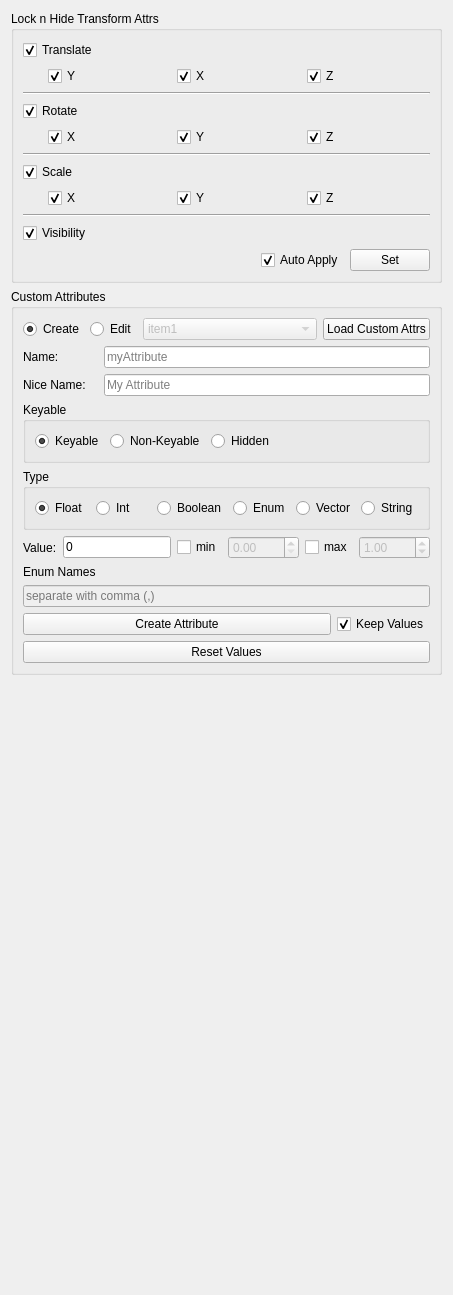
       <widget class="QWidget" name="tab_attr">
        <attribute name="title">
         <string>Attributes</string>
        </attribute>
        <layout class="QVBoxLayout" name="verticalLayout_27">
         <item>
          <widget class="QGroupBox" name="groupBox_11">
           <property name="minimumSize">
            <size>
             <width>0</width>
             <height>230</height>
            </size>
           </property>
           <property name="title">
            <string>Lock n Hide Transform Attrs</string>
           </property>
           <layout class="QVBoxLayout" name="verticalLayout_31">
            <item>
             <layout class="QVBoxLayout" name="verticalLayout_2">
              <item>
               <layout class="QHBoxLayout" name="horizontalLayout_28">
                <item>
                 <widget class="QCheckBox" name="attrTranslate_chkBox">
                  <property name="text">
                   <string>Translate</string>
                  </property>
                  <property name="checked">
                   <bool>true</bool>
                  </property>
                 </widget>
                </item>
                <item>
                 <spacer name="horizontalSpacer_2">
                  <property name="orientation">
                   <enum>Qt::Horizontal</enum>
                  </property>
                  <property name="sizeHint" stdset="0">
                   <size>
                    <width>40</width>
                    <height>20</height>
                   </size>
                  </property>
                 </spacer>
                </item>
               </layout>
              </item>
              <item>
               <layout class="QHBoxLayout" name="horizontalLayout_44">
                <property name="leftMargin">
                 <number>25</number>
                </property>
                <item>
                 <widget class="QCheckBox" name="attrTransY_chkBox">
                  <property name="text">
                   <string>Y</string>
                  </property>
                  <property name="checked">
                   <bool>true</bool>
                  </property>
                 </widget>
                </item>
                <item>
                 <widget class="QCheckBox" name="attrTransX_chkBox">
                  <property name="text">
                   <string>X</string>
                  </property>
                  <property name="checked">
                   <bool>true</bool>
                  </property>
                 </widget>
                </item>
                <item>
                 <widget class="QCheckBox" name="attrTransZ_chkBox">
                  <property name="text">
                   <string>Z</string>
                  </property>
                  <property name="checked">
                   <bool>true</bool>
                  </property>
                 </widget>
                </item>
               </layout>
              </item>
             </layout>
            </item>
            <item>
             <widget class="Line" name="line_2">
              <property name="orientation">
               <enum>Qt::Horizontal</enum>
              </property>
             </widget>
            </item>
            <item>
             <layout class="QVBoxLayout" name="verticalLayout_23">
              <item>
               <layout class="QHBoxLayout" name="horizontalLayout_29">
                <item>
                 <widget class="QCheckBox" name="attrRotate_chkBox">
                  <property name="text">
                   <string>Rotate</string>
                  </property>
                  <property name="checked">
                   <bool>true</bool>
                  </property>
                 </widget>
                </item>
                <item>
                 <spacer name="horizontalSpacer_5">
                  <property name="orientation">
                   <enum>Qt::Horizontal</enum>
                  </property>
                  <property name="sizeHint" stdset="0">
                   <size>
                    <width>40</width>
                    <height>20</height>
                   </size>
                  </property>
                 </spacer>
                </item>
               </layout>
              </item>
              <item>
               <layout class="QHBoxLayout" name="horizontalLayout_45">
                <property name="leftMargin">
                 <number>25</number>
                </property>
                <item>
                 <widget class="QCheckBox" name="attrRotateX_chkBox">
                  <property name="text">
                   <string>X</string>
                  </property>
                  <property name="checked">
                   <bool>true</bool>
                  </property>
                 </widget>
                </item>
                <item>
                 <widget class="QCheckBox" name="attrRotateY_chkBox">
                  <property name="text">
                   <string>Y</string>
                  </property>
                  <property name="checked">
                   <bool>true</bool>
                  </property>
                 </widget>
                </item>
                <item>
                 <widget class="QCheckBox" name="attrRotateZ_chkBox">
                  <property name="text">
                   <string>Z</string>
                  </property>
                  <property name="checked">
                   <bool>true</bool>
                  </property>
                 </widget>
                </item>
               </layout>
              </item>
             </layout>
            </item>
            <item>
             <widget class="Line" name="line_3">
              <property name="orientation">
               <enum>Qt::Horizontal</enum>
              </property>
             </widget>
            </item>
            <item>
             <layout class="QVBoxLayout" name="verticalLayout_30">
              <item>
               <layout class="QHBoxLayout" name="horizontalLayout_46">
                <item>
                 <widget class="QCheckBox" name="attrScale_chkBox">
                  <property name="text">
                   <string>Scale</string>
                  </property>
                  <property name="checked">
                   <bool>true</bool>
                  </property>
                 </widget>
                </item>
                <item>
                 <spacer name="horizontalSpacer_6">
                  <property name="orientation">
                   <enum>Qt::Horizontal</enum>
                  </property>
                  <property name="sizeHint" stdset="0">
                   <size>
                    <width>40</width>
                    <height>20</height>
                   </size>
                  </property>
                 </spacer>
                </item>
               </layout>
              </item>
              <item>
               <layout class="QHBoxLayout" name="horizontalLayout_47">
                <property name="leftMargin">
                 <number>25</number>
                </property>
                <item>
                 <widget class="QCheckBox" name="attrScaleX_chkBox">
                  <property name="text">
                   <string>X</string>
                  </property>
                  <property name="checked">
                   <bool>true</bool>
                  </property>
                 </widget>
                </item>
                <item>
                 <widget class="QCheckBox" name="attrScaleY_chkBox">
                  <property name="text">
                   <string>Y</string>
                  </property>
                  <property name="checked">
                   <bool>true</bool>
                  </property>
                 </widget>
                </item>
                <item>
                 <widget class="QCheckBox" name="attrScaleZ_chkBox">
                  <property name="text">
                   <string>Z</string>
                  </property>
                  <property name="checked">
                   <bool>true</bool>
                  </property>
                 </widget>
                </item>
               </layout>
              </item>
             </layout>
            </item>
            <item>
             <widget class="Line" name="line_4">
              <property name="orientation">
               <enum>Qt::Horizontal</enum>
              </property>
             </widget>
            </item>
            <item>
             <widget class="QCheckBox" name="attrVisibility_chkBox">
              <property name="text">
               <string>Visibility</string>
              </property>
              <property name="checked">
               <bool>true</bool>
              </property>
             </widget>
            </item>
            <item>
             <layout class="QHBoxLayout" name="horizontalLayout_31">
              <item>
               <spacer name="horizontalSpacer_3">
                <property name="orientation">
                 <enum>Qt::Horizontal</enum>
                </property>
                <property name="sizeHint" stdset="0">
                 <size>
                  <width>40</width>
                  <height>20</height>
                 </size>
                </property>
               </spacer>
              </item>
              <item>
               <widget class="QCheckBox" name="attrAuto_chkBox">
                <property name="toolTip">
                 <string>automatically apply to selection when the values changed</string>
                </property>
                <property name="text">
                 <string>Auto Apply</string>
                </property>
                <property name="checked">
                 <bool>true</bool>
                </property>
               </widget>
              </item>
              <item>
               <widget class="QPushButton" name="attrSet_Btn">
                <property name="minimumSize">
                 <size>
                  <width>0</width>
                  <height>20</height>
                 </size>
                </property>
                <property name="toolTip">
                 <string>set current values to selection</string>
                </property>
                <property name="text">
                 <string>Set</string>
                </property>
               </widget>
              </item>
             </layout>
            </item>
           </layout>
          </widget>
         </item>
         <item>
          <widget class="QGroupBox" name="groupBox_15">
           <property name="title">
            <string>Custom Attributes</string>
           </property>
           <layout class="QVBoxLayout" name="verticalLayout_26">
            <item>
             <layout class="QVBoxLayout" name="verticalLayout_25">
              <item>
               <layout class="QHBoxLayout" name="horizontalLayout_39">
                <item>
                 <widget class="QRadioButton" name="customAttrCreate_rBtn">
                  <property name="text">
                   <string>Create</string>
                  </property>
                  <property name="checked">
                   <bool>true</bool>
                  </property>
                  <attribute name="buttonGroup">
                   <string notr="true">customAttrCreateEdit_bGrp</string>
                  </attribute>
                 </widget>
                </item>
                <item>
                 <widget class="QRadioButton" name="customAttrEdit_rBtn">
                  <property name="text">
                   <string>Edit</string>
                  </property>
                  <attribute name="buttonGroup">
                   <string notr="true">customAttrCreateEdit_bGrp</string>
                  </attribute>
                 </widget>
                </item>
                <item>
                 <widget class="QComboBox" name="customAttrList_cBox">
                  <property name="enabled">
                   <bool>false</bool>
                  </property>
                  <property name="sizePolicy">
                   <sizepolicy hsizetype="MinimumExpanding" vsizetype="Fixed">
                    <horstretch>0</horstretch>
                    <verstretch>0</verstretch>
                   </sizepolicy>
                  </property>
                  <item>
                   <property name="text">
                    <string>item1</string>
                   </property>
                  </item>
                  <item>
                   <property name="text">
                    <string>New Item</string>
                   </property>
                  </item>
                  <item>
                   <property name="text">
                    <string>New Item</string>
                   </property>
                  </item>
                  <item>
                   <property name="text">
                    <string>New Item</string>
                   </property>
                  </item>
                  <item>
                   <property name="text">
                    <string>New Item</string>
                   </property>
                  </item>
                  <item>
                   <property name="text">
                    <string>New Item</string>
                   </property>
                  </item>
                  <item>
                   <property name="text">
                    <string>New Item</string>
                   </property>
                  </item>
                  <item>
                   <property name="text">
                    <string>New Item</string>
                   </property>
                  </item>
                 </widget>
                </item>
                <item>
                 <widget class="QPushButton" name="customAttrLoad_Btn">
                  <property name="text">
                   <string>Load Custom Attrs</string>
                  </property>
                 </widget>
                </item>
               </layout>
              </item>
              <item>
               <layout class="QHBoxLayout" name="horizontalLayout_37">
                <item>
                 <widget class="QLabel" name="label_11">
                  <property name="minimumSize">
                   <size>
                    <width>75</width>
                    <height>0</height>
                   </size>
                  </property>
                  <property name="text">
                   <string>Name:</string>
                  </property>
                 </widget>
                </item>
                <item>
                 <widget class="QLineEdit" name="customAttrName_lineEdit">
                  <property name="placeholderText">
                   <string>myAttribute</string>
                  </property>
                 </widget>
                </item>
               </layout>
              </item>
              <item>
               <layout class="QHBoxLayout" name="horizontalLayout_38">
                <item>
                 <widget class="QLabel" name="label_12">
                  <property name="minimumSize">
                   <size>
                    <width>75</width>
                    <height>0</height>
                   </size>
                  </property>
                  <property name="text">
                   <string>Nice Name:</string>
                  </property>
                 </widget>
                </item>
                <item>
                 <widget class="QLineEdit" name="customAttrNiceName_lineEdit">
                  <property name="placeholderText">
                   <string>My Attribute</string>
                  </property>
                 </widget>
                </item>
               </layout>
              </item>
              <item>
               <widget class="QGroupBox" name="keyable_grpBox">
                <property name="title">
                 <string>Keyable</string>
                </property>
                <layout class="QHBoxLayout" name="horizontalLayout_40">
                 <property name="sizeConstraint">
                  <enum>QLayout::SetDefaultConstraint</enum>
                 </property>
                 <item>
                  <widget class="QRadioButton" name="customAttrKeyable_rBtn">
                   <property name="text">
                    <string>Keyable</string>
                   </property>
                   <property name="checked">
                    <bool>true</bool>
                   </property>
                  </widget>
                 </item>
                 <item>
                  <widget class="QRadioButton" name="customAttrNonKeyable_rBtn">
                   <property name="text">
                    <string>Non-Keyable</string>
                   </property>
                  </widget>
                 </item>
                 <item>
                  <widget class="QRadioButton" name="customAttrHidden_rBtn">
                   <property name="text">
                    <string>Hidden</string>
                   </property>
                  </widget>
                 </item>
                 <item>
                  <spacer name="horizontalSpacer_4">
                   <property name="orientation">
                    <enum>Qt::Horizontal</enum>
                   </property>
                   <property name="sizeHint" stdset="0">
                    <size>
                     <width>40</width>
                     <height>20</height>
                    </size>
                   </property>
                  </spacer>
                 </item>
                </layout>
               </widget>
              </item>
              <item>
               <widget class="QGroupBox" name="customAttrType_grpBox">
                <property name="title">
                 <string>Type</string>
                </property>
                <layout class="QHBoxLayout" name="horizontalLayout_41">
                 <property name="sizeConstraint">
                  <enum>QLayout::SetMinAndMaxSize</enum>
                 </property>
                 <item>
                  <layout class="QHBoxLayout" name="horizontalLayout_32">
                   <item>
                    <widget class="QRadioButton" name="customAttrFloat_rBtn">
                     <property name="text">
                      <string>Float</string>
                     </property>
                     <property name="checked">
                      <bool>true</bool>
                     </property>
                     <attribute name="buttonGroup">
                      <string notr="true">customAttrType_bGrp</string>
                     </attribute>
                    </widget>
                   </item>
                   <item>
                    <widget class="QRadioButton" name="customAttrInt_rBtn">
                     <property name="text">
                      <string>Int</string>
                     </property>
                     <attribute name="buttonGroup">
                      <string notr="true">customAttrType_bGrp</string>
                     </attribute>
                    </widget>
                   </item>
                   <item>
                    <widget class="QRadioButton" name="customAttrBool_rBtn">
                     <property name="text">
                      <string>Boolean</string>
                     </property>
                     <attribute name="buttonGroup">
                      <string notr="true">customAttrType_bGrp</string>
                     </attribute>
                    </widget>
                   </item>
                   <item>
                    <widget class="QRadioButton" name="customAttrEnum_rBtn">
                     <property name="text">
                      <string>Enum</string>
                     </property>
                     <attribute name="buttonGroup">
                      <string notr="true">customAttrType_bGrp</string>
                     </attribute>
                    </widget>
                   </item>
                   <item>
                    <widget class="QRadioButton" name="customAttrVector_rBtn">
                     <property name="text">
                      <string>Vector</string>
                     </property>
                     <attribute name="buttonGroup">
                      <string notr="true">customAttrType_bGrp</string>
                     </attribute>
                    </widget>
                   </item>
                   <item>
                    <widget class="QRadioButton" name="customAttrString_rBtn">
                     <property name="text">
                      <string>String</string>
                     </property>
                     <attribute name="buttonGroup">
                      <string notr="true">customAttrType_bGrp</string>
                     </attribute>
                    </widget>
                   </item>
                  </layout>
                 </item>
                </layout>
               </widget>
              </item>
              <item>
               <layout class="QHBoxLayout" name="horizontalLayout_36">
                <item>
                 <layout class="QHBoxLayout" name="horizontalLayout_35">
                  <item>
                   <widget class="QLabel" name="label_10">
                    <property name="text">
                     <string>Value:</string>
                    </property>
                   </widget>
                  </item>
                  <item>
                   <widget class="QLineEdit" name="customAttrValue_lineEdit">
                    <property name="text">
                     <string>0</string>
                    </property>
                   </widget>
                  </item>
                 </layout>
                </item>
                <item>
                 <layout class="QHBoxLayout" name="horizontalLayout_33">
                  <item>
                   <widget class="QCheckBox" name="customAttrMin_chkBox">
                    <property name="text">
                     <string>min</string>
                    </property>
                   </widget>
                  </item>
                  <item>
                   <widget class="QDoubleSpinBox" name="customAttrMinVal_spinBox">
                    <property name="enabled">
                     <bool>false</bool>
                    </property>
                    <property name="maximum">
                     <double>9999.000000000000000</double>
                    </property>
                   </widget>
                  </item>
                 </layout>
                </item>
                <item>
                 <layout class="QHBoxLayout" name="horizontalLayout_34">
                  <item>
                   <widget class="QCheckBox" name="customAttrMax_chkBox">
                    <property name="text">
                     <string>max</string>
                    </property>
                   </widget>
                  </item>
                  <item>
                   <widget class="QDoubleSpinBox" name="customAttrMaxVal_spinBox">
                    <property name="enabled">
                     <bool>false</bool>
                    </property>
                    <property name="maximum">
                     <double>9999.000000000000000</double>
                    </property>
                    <property name="value">
                     <double>1.000000000000000</double>
                    </property>
                   </widget>
                  </item>
                 </layout>
                </item>
               </layout>
              </item>
              <item>
               <layout class="QVBoxLayout" name="verticalLayout_24">
                <item>
                 <widget class="QLabel" name="label_3">
                  <property name="text">
                   <string>Enum Names</string>
                  </property>
                 </widget>
                </item>
                <item>
                 <widget class="QLineEdit" name="customAttrEnumNames_lineEdit">
                  <property name="enabled">
                   <bool>false</bool>
                  </property>
                  <property name="placeholderText">
                   <string>separate with comma (,)</string>
                  </property>
                 </widget>
                </item>
               </layout>
              </item>
             </layout>
            </item>
            <item>
             <layout class="QHBoxLayout" name="horizontalLayout_42">
              <item>
               <widget class="QPushButton" name="customAttrApply_Btn">
                <property name="sizePolicy">
                 <sizepolicy hsizetype="MinimumExpanding" vsizetype="Fixed">
                  <horstretch>0</horstretch>
                  <verstretch>0</verstretch>
                 </sizepolicy>
                </property>
                <property name="toolTip">
                 <string>create/apply edits on selected</string>
                </property>
                <property name="text">
                 <string>Create Attribute</string>
                </property>
               </widget>
              </item>
              <item>
               <widget class="QCheckBox" name="customAttrKeepVal_chkBox">
                <property name="text">
                 <string>Keep Values</string>
                </property>
                <property name="checked">
                 <bool>true</bool>
                </property>
               </widget>
              </item>
             </layout>
            </item>
            <item>
             <widget class="QPushButton" name="customAttrResetVal_Btn">
              <property name="text">
               <string>Reset Values</string>
              </property>
             </widget>
            </item>
           </layout>
          </widget>
         </item>
         <item>
          <spacer name="verticalSpacer_5">
           <property name="orientation">
            <enum>Qt::Vertical</enum>
           </property>
           <property name="sizeHint" stdset="0">
            <size>
             <width>20</width>
             <height>609</height>
            </size>
           </property>
          </spacer>
         </item>
        </layout>
       </widget>
